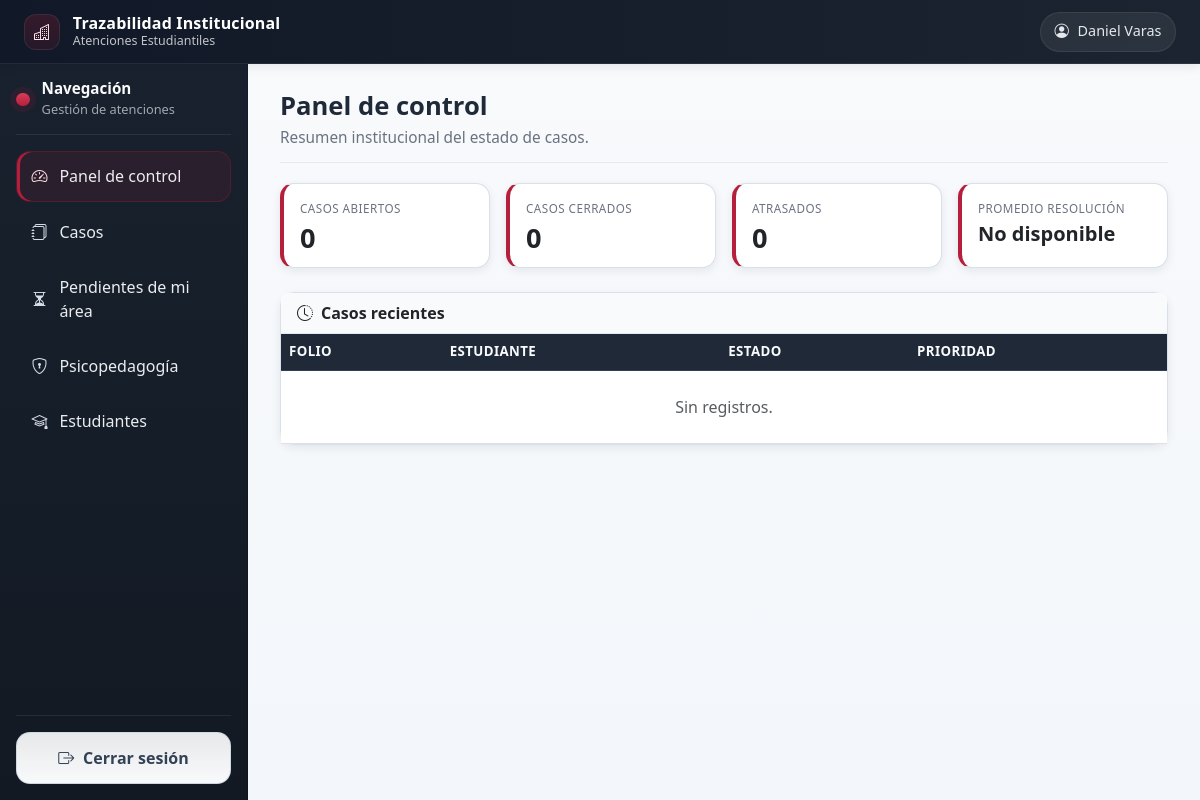
The page / (signed in) on the database as committed earlier.
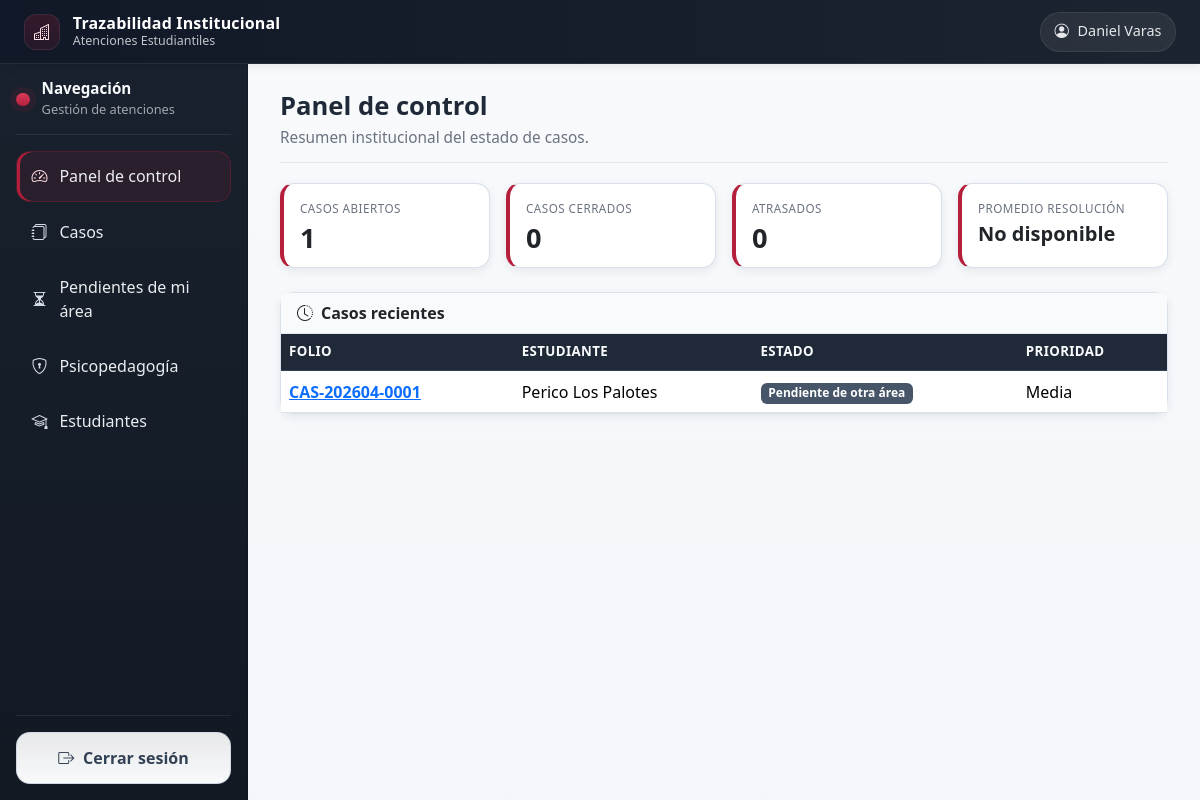
The same page on the database as committed later.
### cases/models.py (models this page shows, shortened)
class Case(models.Model):
    class Priority(models.TextChoices):
        LOW = 'low', 'Baja'
        MEDIUM = 'medium', 'Media'
        HIGH = 'high', 'Alta'
        URGENT = 'urgent', 'Urgente'
    class Status(models.TextChoices):
        OPEN = 'open', 'Abierto'
        IN_REVIEW = 'in_review', 'En revisión'
        TRANSFERRED = 'transferred', 'Derivado'
        PENDING_INFO = 'pending_info', 'Pendiente de información'
        PENDING_AREA = 'pending_area', 'Pendiente de otra área'
        RESOLVED = 'resolved', 'Resuelto'
        CLOSED = 'closed', 'Cerrado'
        REJECTED = 'rejected', 'Rechazado'
    folio = models.CharField(max_length=20, unique=True, editable=False)
    title = models.CharField(max_length=200)
    description = models.TextField()
    category = models.ForeignKey(CaseCategory, on_delete=models.PROTECT, related_name='cases')
    subcategory = models.ForeignKey(CaseSubcategory, on_delete=models.SET_NULL, null=True, blank=True, related_name='cases')
    student = models.ForeignKey(Student, on_delete=models.PROTECT, related_name='cases')
    created_by = models.ForeignKey(settings.AUTH_USER_MODEL, on_delete=models.PROTECT, related_name='cases_created')
    origin_area = models.ForeignKey(Area, on_delete=models.PROTECT, related_name='origin_cases')
    current_area = models.ForeignKey(Area, on_delete=models.PROTECT, related_name='assigned_cases')
    current_assignee = models.ForeignKey(settings.AUTH_USER_MODEL, on_delete=models.SET_NULL, null=True, blank=True, related_name='cases_assigned')
    priority = models.CharField(max_length=10, choices=Priority.choices, default=Priority.MEDIUM)
    status = models.CharField(max_length=20, choices=Status.choices, default=Status.OPEN)
    due_date = models.DateField(null=True, blank=True)
    final_resolution = models.TextField(blank=True)
    closed_at = models.DateTimeField(null=True, blank=True)
    created_at = models.DateTimeField(auto_now_add=True)
    updated_at = models.DateTimeField(auto_now=True)
    class Meta:
        ordering = ['-created_at']

### students/models.py (models this page shows, shortened)
class Student(models.Model):
    DIURNO = 'Diurno'
    VESPERTINO = 'Vespertino'
    SCHEDULE_CHOICES = [
        (DIURNO, 'Diurno'),
        (VESPERTINO, 'Vespertino'),
    ]
    full_name = models.CharField(max_length=200)
    rut = models.CharField(max_length=12, unique=True)
    email = models.EmailField()
    phone = models.CharField(max_length=30)
    career = models.ForeignKey(
        Career,
        on_delete=models.PROTECT,
        related_name='students'
    )
    schedule = models.CharField(
        max_length=20,
        choices=SCHEDULE_CHOICES,
        blank=True,
        default=DIURNO,
        verbose_name='Jornada',
    )
    observations = models.TextField(blank=True)
    created_at = models.DateTimeField(auto_now_add=True)
    class Meta:
        ordering = ['full_name']

### dashboard/views.py (the view)
# urls.py: path('', DashboardHomeView.as_view(), name='home'),
class DashboardHomeView(LoginRequiredMixin, TemplateView):
    template_name = 'dashboard/home.html'
    def get_context_data(self, **kwargs):
        context = super().get_context_data(**kwargs)
        qs = visible_cases_for(self.request.user)
        closed_states = [Case.Status.CLOSED, Case.Status.RESOLVED, Case.Status.REJECTED]
        context['open_total'] = qs.exclude(status__in=closed_states).count()
        context['closed_total'] = qs.filter(status__in=closed_states).count()
        context['by_area'] = qs.values('current_area__name').annotate(total=Count('id')).order_by('-total')[:10]
        context['by_status'] = qs.values('status').annotate(total=Count('id')).order_by('-total')
        context['by_priority'] = qs.values('priority').annotate(total=Count('id')).order_by('-total')
        context['recent_cases'] = qs.select_related('student')[:8]
        context['overdue_cases'] = qs.filter(due_date__isnull=False, due_date__lt=F('updated_at__date')).count()
        avg_delta = qs.filter(closed_at__isnull=False).annotate(
            resolution=ExpressionWrapper(F('closed_at') - F('created_at'), output_field=DurationField())
        ).aggregate(avg=Avg('resolution'))['avg']
        context['avg_resolution'] = avg_delta
        return context

### accounts/services.py (called while the page is built, shortened)
def visible_cases_for(user):
    if user.is_superuser:
        return Case.objects.all()
    profile = getattr(user, 'profile', None)
    if not profile:
        return Case.objects.none()
    if profile.role == UserProfile.Role.ADMIN:
        return Case.objects.all()
    if profile.role in {UserProfile.Role.SUPERVISOR, UserProfile.Role.STAFF, UserProfile.Role.READ_ONLY}:
        return Case.objects.filter(Q(current_area=profile.area) | Q(created_by=user)).distinct()

### psychopedagogy/context_processors.py (called while the page is built)
def psychopedagogy_access(request):
    return {
        'can_access_psychopedagogy_module': can_access_psychopedagogy_module(request.user)
        if request.user.is_authenticated else False
    }

### psychopedagogy/services.py (called while the page is built)
def _user_role(user):
    profile = getattr(user, 'profile', None)
    return getattr(profile, 'role', None)

def can_access_psychopedagogy_module(user):
    if not user.is_authenticated:
        return False
    if user.is_superuser:
        return True
    if user.has_perm('psychopedagogy.access_psychopedagogy_module'):
        return True
    return _user_role(user) in ALLOWED_ROLE_ACCESS

### templates/dashboard/home.html (shortened to what this page needs)
{% extends 'base.html' %}
{% block content %}
<div class="page-header d-flex flex-wrap justify-content-between align-items-center gap-2">
  <div>
    <h1>Panel de control</h1>
    <p class="page-subtitle">Resumen institucional del estado de casos.</p>
  </div>
</div>
<div class="row g-3 mb-4">
  <div class="col-md-6 col-xl-3">
    <div class="card metric-card h-100"><div class="card-body"><p class="metric-title">Casos abiertos</p><p class="metric-value">{{ open_total }}</p></div></div>
  </div>
  <div class="col-md-6 col-xl-3">
    <div class="card metric-card h-100"><div class="card-body"><p class="metric-title">Casos cerrados</p><p class="metric-value">{{ closed_total }}</p></div></div>
  </div>
  <div class="col-md-6 col-xl-3">
    <div class="card metric-card h-100"><div class="card-body"><p class="metric-title">Atrasados</p><p class="metric-value">{{ overdue_cases }}</p></div></div>
  </div>
  <div class="col-md-6 col-xl-3">
    <div class="card metric-card h-100"><div class="card-body"><p class="metric-title">Promedio resolución</p><p class="metric-value fs-5">{{ avg_resolution|default:'No disponible' }}</p></div></div>
  </div>
</div>
<div class="card">
  <div class="card-header d-flex align-items-center gap-2"><i class="bi bi-clock-history"></i>Casos recientes</div>
  <div class="table-responsive">
    <table class="table app-table">
      <thead><tr><th>Folio</th><th>Estudiante</th><th>Estado</th><th>Prioridad</th></tr></thead>
      <tbody>
      {% for case in recent_cases %}
        <tr><td><a href="{% url 'cases:detail' case.pk %}" class="fw-semibold">{{ case.folio }}</a></td><td>{{ case.student.full_name }}</td><td><span class="badge bg-status">{{ case.get_status_display }}</span></td><td>{{ case.get_priority_display }}</td></tr>
      {% empty %}
        <tr><td colspan="4" class="text-center text-muted py-4">Sin registros.</td></tr>
      {% endfor %}
      </tbody>
    </table>
  </div>
</div>
{% endblock %}

### templates/base.html (shortened to what this page needs)
{% load static %}
<!doctype html>
<html lang="es">
<head>
  <link href="https://cdn.jsdelivr.net/npm/bootstrap@5.3.3/dist/css/bootstrap.min.css" rel="stylesheet">
  <link href="https://cdn.jsdelivr.net/npm/bootstrap-icons@1.11.3/font/bootstrap-icons.min.css" rel="stylesheet">
  <link rel="stylesheet" href="{% static 'css/style.css' %}">
</head>
<body>
  {% if user.is_authenticated %}
    {% include 'partials/navbar.html' %}
    <div class="container-fluid app-layout px-0">
      <div class="app-shell">
        <aside class="sidebar-wrapper d-none d-lg-block">
          {% include 'partials/sidebar.html' %}
        </aside>
        <main class="app-main">
          {% block content %}{% endblock %}
        </main>
      </div>
    </div>
  {% else %}
    {% block auth_content %}{% endblock %}
  {% endif %}
</body>
</html>

### templates/partials/navbar.html (shortened to what this page needs)
<nav class="navbar navbar-expand-lg app-navbar px-3 px-lg-4">
  <div class="container-fluid px-0">
    <div class="d-flex align-items-center gap-2">
      <a class="navbar-brand app-brand me-0" href="{% url 'dashboard:home' %}">
        <span class="app-brand-mark">
          <i class="bi bi-buildings"></i>
        </span>
        <span class="app-brand-text">
          <strong>Trazabilidad Institucional</strong>
          <small>Atenciones Estudiantiles</small>
        </span>
      </a>
    </div>
    <div class="ms-auto">
      <div class="user-chip">
        <i class="bi bi-person-circle"></i>
        <span>{{ request.user.get_full_name|default:request.user.username }}</span>
      </div>
    </div>
  </div>
</nav>

### templates/partials/sidebar.html (shortened to what this page needs)
<div class="sidebar p-3 h-100 d-flex flex-column">
  <div class="sidebar-header">
    <div class="sidebar-brand-mini">
      <span class="sidebar-brand-dot"></span>
      <div>
        <span class="sidebar-title">Navegación</span>
        <span class="sidebar-subtitle">Gestión de atenciones</span>
      </div>
    </div>
  </div>
  <nav class="sidebar-nav flex-grow-1">
    <a href="{% url 'dashboard:home' %}" class="sidebar-link {% if request.resolver_match.namespace == 'dashboard' %}active{% endif %}">
      <i class="bi bi-speedometer2"></i>
      <span>Panel de control</span>
    </a>
    <a href="{% url 'cases:list' %}" class="sidebar-link {% if request.resolver_match.namespace == 'cases' and request.resolver_match.url_name != 'pending-area' %}active{% endif %}">
      <i class="bi bi-journals"></i>
      <span>Casos</span>
    </a>
    <a href="{% url 'cases:pending-area' %}" class="sidebar-link {% if request.resolver_match.namespace == 'cases' and request.resolver_match.url_name == 'pending-area' %}active{% endif %}">
      <i class="bi bi-hourglass-split"></i>
      <span>Pendientes de mi área</span>
    </a>
    {% if can_access_psychopedagogy_module %}
    <a href="{% url 'psychopedagogy:list' %}" class="sidebar-link {% if request.resolver_match.namespace == 'psychopedagogy' %}active{% endif %}">
      <i class="bi bi-shield-lock"></i>
      <span>Psicopedagogía</span>
    </a>
    {% endif %}
    <a href="{% url 'students:list' %}" class="sidebar-link {% if request.resolver_match.namespace == 'students' %}active{% endif %}">
      <i class="bi bi-mortarboard"></i>
      <span>Estudiantes</span>
    </a>
  </nav>
  <form method="post" action="{% url 'logout' %}" class="sidebar-logout mt-3">
    <button type="submit" class="logout-btn">
      <i class="bi bi-box-arrow-right"></i>
      <span>Cerrar sesión</span>
    </button>
  </form>
</div>

Rows that differ between the two databases and show on the page:
added Case: folio "CAS-202604-0001", student.full_name "Perico Los Palotes", status "Pendiente de otra área", priority "Media"
Other text that changed with them:
{{ open_total }}: "0" → "1"
text no longer shown: "Sin registros."
